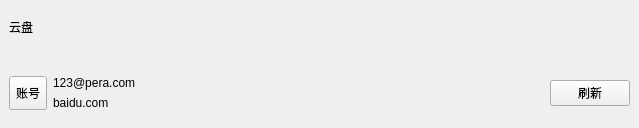
<?xml version="1.0" encoding="UTF-8"?>
<ui version="4.0">
 <class>HeaderView</class>
 <widget class="QWidget" name="HeaderView">
  <property name="geometry">
   <rect>
    <x>0</x>
    <y>0</y>
    <width>639</width>
    <height>128</height>
   </rect>
  </property>
  <property name="windowTitle">
   <string>Form</string>
  </property>
  <layout class="QHBoxLayout" name="horizontalLayout_3">
   <property name="spacing">
    <number>0</number>
   </property>
   <property name="leftMargin">
    <number>0</number>
   </property>
   <property name="topMargin">
    <number>0</number>
   </property>
   <property name="rightMargin">
    <number>0</number>
   </property>
   <property name="bottomMargin">
    <number>0</number>
   </property>
   <item>
    <widget class="QWidget" name="wdg_header" native="true">
     <property name="sizePolicy">
      <sizepolicy hsizetype="Preferred" vsizetype="Expanding">
       <horstretch>0</horstretch>
       <verstretch>0</verstretch>
      </sizepolicy>
     </property>
     <property name="maximumSize">
      <size>
       <width>16777215</width>
       <height>110</height>
      </size>
     </property>
     <layout class="QGridLayout" name="gridLayout_2">
      <property name="leftMargin">
       <number>9</number>
      </property>
      <property name="topMargin">
       <number>9</number>
      </property>
      <property name="rightMargin">
       <number>9</number>
      </property>
      <property name="bottomMargin">
       <number>9</number>
      </property>
      <property name="spacing">
       <number>6</number>
      </property>
      <item row="2" column="3">
       <layout class="QHBoxLayout" name="horizontalLayout_2">
        <item>
         <spacer name="horizontalSpacer_2">
          <property name="orientation">
           <enum>Qt::Horizontal</enum>
          </property>
          <property name="sizeHint" stdset="0">
           <size>
            <width>40</width>
            <height>20</height>
           </size>
          </property>
         </spacer>
        </item>
        <item>
         <widget class="QPushButton" name="pushButton">
          <property name="text">
           <string>刷新</string>
          </property>
         </widget>
        </item>
       </layout>
      </item>
      <item row="2" column="1">
       <layout class="QVBoxLayout" name="verticalLayout">
        <item>
         <widget class="QLabel" name="label_2">
          <property name="text">
           <string>123@pera.com</string>
          </property>
         </widget>
        </item>
        <item>
         <widget class="QLabel" name="label_3">
          <property name="text">
           <string>baidu.com</string>
          </property>
         </widget>
        </item>
       </layout>
      </item>
      <item row="2" column="2">
       <spacer name="horizontalSpacer">
        <property name="orientation">
         <enum>Qt::Horizontal</enum>
        </property>
        <property name="sizeHint" stdset="0">
         <size>
          <width>252</width>
          <height>20</height>
         </size>
        </property>
       </spacer>
      </item>
      <item row="2" column="0">
       <widget class="QToolButton" name="btn_Account">
        <property name="maximumSize">
         <size>
          <width>320</width>
          <height>320</height>
         </size>
        </property>
        <property name="text">
         <string>账号</string>
        </property>
       </widget>
      </item>
      <item row="0" column="0">
       <widget class="QLabel" name="label">
        <property name="text">
         <string>云盘</string>
        </property>
       </widget>
      </item>
      <item row="1" column="3">
       <spacer name="verticalSpacer">
        <property name="orientation">
         <enum>Qt::Vertical</enum>
        </property>
        <property name="sizeHint" stdset="0">
         <size>
          <width>20</width>
          <height>40</height>
         </size>
        </property>
       </spacer>
      </item>
     </layout>
    </widget>
   </item>
  </layout>
 </widget>
 <resources/>
 <connections/>
</ui>
